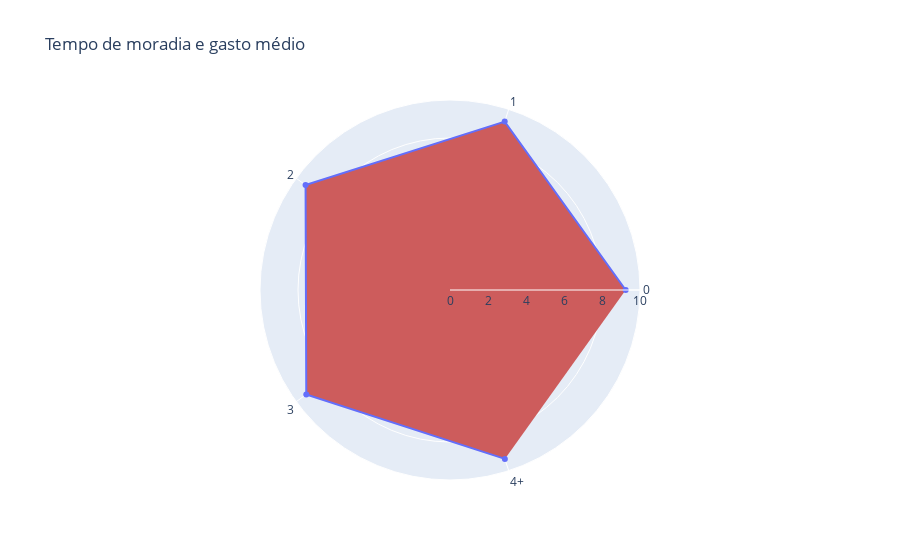

The notebook cell saved with this chart:
### Code cell
trace1 = go.Scatterpolar(
  r = [9.247,9.319,9.397,9.350,9.346],
  theta = ['0','1','2', '3', '4+'],
  fill = 'toself',fillcolor='IndianRed'

)
data = [trace1]

layout = go.Layout(
  title="Tempo de moradia e gasto médio",
    plot_bgcolor = 'Azure',
    
    polar = dict(
    radialaxis = dict(
      visible = True,
      range = [0, 10]
    )
  ),
  showlegend = False
  )


                   

fig = go.Figure(data=data, layout=layout)
py.iplot(fig)

### Figure 1 — Plotly figure (JSON) as saved in the notebook; plotly's stock layout.template omitted (floating-point values rounded to 4 significant figures)
{"data": [{"fill": "toself", "fillcolor": "IndianRed", "r": [9.247, 9.319, 9.397, 9.35, 9.346], "theta": ["0", "1", "2", "3", "4+"], "type": "scatterpolar"}], "layout": {"plot_bgcolor": "Azure", "polar": {"radialaxis": {"range": [0, 10], "visible": true}}, "showlegend": false, "title": {"text": "Tempo de moradia e gasto médio"}}}
